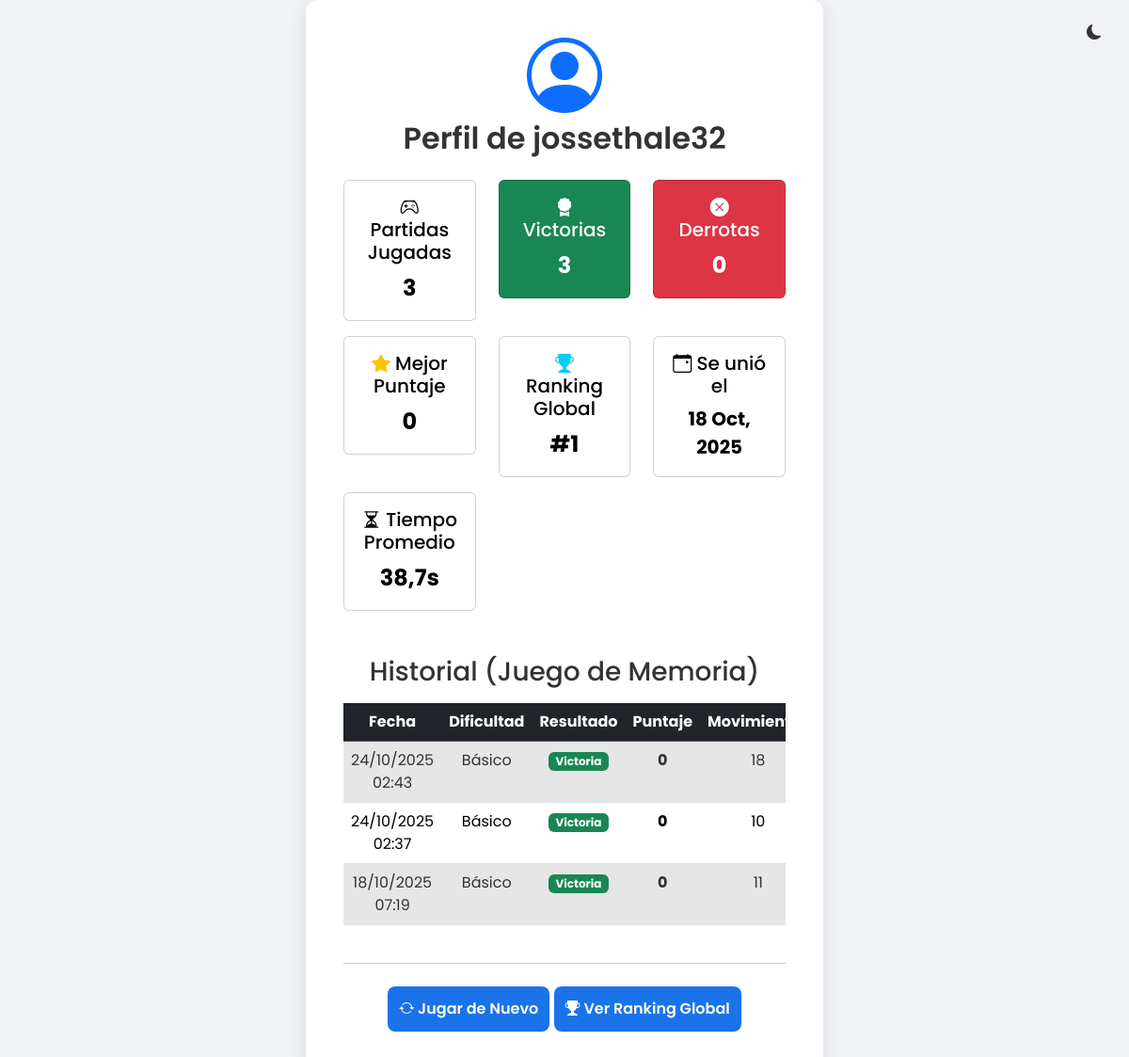
/profile/ (signed in), run on the app's committed database.
### memory/models.py (models this page shows, shortened)
class Player(models.Model):
    user = models.OneToOneField(User, on_delete=models.CASCADE)
    total_victories = models.PositiveIntegerField(default=0)
    total_defeats = models.PositiveIntegerField(default=0)
    games_played = models.PositiveIntegerField(default=0)
    best_score = models.IntegerField(default=0)
    country = models.CharField(max_length=50, blank=True, null=True)

class MemoryGame(models.Model):
    DIFFICULTY_CHOICES = [
        ('B', 'Básico'),
        ('M', 'Medio'),
        ('A', 'Avanzado'),
    ]
    player = models.ForeignKey(Player, on_delete=models.CASCADE)
    difficulty = models.CharField(max_length=1, choices=DIFFICULTY_CHOICES)
    moves = models.IntegerField(default=0)
    fails = models.IntegerField(default=0)
    time_spent = models.PositiveIntegerField()
    is_win = models.BooleanField(default=False)
    score = models.IntegerField(default=0)
    date_played = models.DateTimeField(auto_now_add=True)

### memory/views.py (the view)
# urls.py: path('profile/', views.profile_view, name='profile'),
@login_required
def profile_view(request):
    player = request.user.player
    game_history = MemoryGame.objects.filter(player=player).order_by('-date_played')
    avg_data = game_history.aggregate(avg_time=Avg('time_spent'))
    avg_time = avg_data.get('avg_time', 0)
    all_players = Player.objects.order_by('-best_score', '-total_victories')
    rank = 0
    for i, p in enumerate(all_players):
        if p.user == request.user:
            rank = i + 1
            break
    context = {
        'player': player,
        'game_history': game_history,
        'avg_time': avg_time, # Nueva stat
        'rank': rank, # Nueva stat
    }
    return render(request, 'profile.html', context)

### memory/templates/profile.html (shortened to what this page needs)
{% extends 'base.html' %}
{% load tz %}
{% block content %}
<div class="text-center w-100">
    <div class="text-center w-100 mb-4">
        <i class="bi bi-person-circle display-1 text-primary mb-2 user-icon-animated"></i><h2 class="form-title">Perfil de {{ user.username }}</h2>
    </div>
    <div class="row gy-3 mb-4">
        <div class="col-md-4 animate-in" style="animation-delay: 0.1s;">
            <div class="card profile-card"><div class="card-body"><h5 class="card-title"><i class="bi bi-controller"></i> Partidas Jugadas</h5> <p class="card-text fs-4 fw-bold">{{ player.games_played }}</p></div></div>
        </div>
        <div class="col-md-4 animate-in" style="animation-delay: 0.2s;">
            <div class="card profile-card text-white bg-success"><div class="card-body"><h5 class="card-title"><i class="bi bi-award-fill"></i> Victorias</h5><p class="card-text fs-4 fw-bold">{{ player.total_victories }}</p></div></div>
        </div>
        <div class="col-md-4 animate-in" style="animation-delay: 0.3s;">
            <div class="card profile-card text-white bg-danger"><div class="card-body"><h5 class="card-title"><i class="bi bi-x-circle-fill"></i> Derrotas</h5><p class="card-text fs-4 fw-bold">{{ player.total_defeats }}</p></div></div>
        </div>
        <div class="col-md-4 animate-in" style="animation-delay: 0.4s;">
            <div class="card profile-card"><div class="card-body"><h5 class="card-title"><i class="bi bi-star-fill text-warning"></i> Mejor Puntaje</h5><p class="card-text fs-4 fw-bold">{{ player.best_score }}</p></div></div>
        </div>
        <div class="col-md-4 animate-in" style="animation-delay: 0.5s;">
            <div class="card profile-card"><div class="card-body"><h5 class="card-title"><i class="bi bi-trophy-fill text-info"></i> Ranking Global</h5><p class="card-text fs-4 fw-bold">#{{ rank }}</p></div></div>
        </div>
        <div class="col-md-4 animate-in" style="animation-delay: 0.6s;">
            <div class="card profile-card"><div class="card-body"><h5 class="card-title"><i class="bi bi-calendar-event"></i> Se unió el</h5><p class="card-text fs-5 fw-bold">{{ user.date_joined|date:"d M, Y" }}</p></div></div>
        </div>
        <div class="col-md-4 animate-in" style="animation-delay: 0.7s;">
            <div class="card profile-card"><div class="card-body"><h5 class="card-title"><i class="bi bi-hourglass-split"></i> Tiempo Promedio</h5><p class="card-text fs-4 fw-bold">{{ avg_time|floatformat:1 }}s</p></div></div>
        </div>
    </div>
</div>
    <h3 class="mt-5 mb-3">Historial (Juego de Memoria)</h3>
    <div class="table-responsive" style="max-height: 300px;">
        <table class="table table-striped table-hover">
            <thead class="table-dark">
                    <tr>
                        <th>Fecha</th>
                        <th>Dificultad</th>
                        <th>Resultado</th>
                        <th>Puntaje</th>
                        <th>Movimientos</th>
                    </tr>
                </thead>
            <tbody>
                {% for game in game_history %}
                <tr class="animate-in" style="animation-delay: 0.{{ forloop.counter0 }}s;">
		    <td>{{ game.date_played|localtime|date:"d/m/Y H:i" }}</td>
                    <td>{{ game.get_difficulty_display }}</td>
                    <td>
                        {% if game.is_win %}
                            <span class="badge bg-success">Victoria</span>
                        {% else %}
                            <span class="badge bg-danger">Derrota</span>
                        {% endif %}
                    </td>
                    <td><strong>{{ game.score }}</strong></td>
                    <td>{{ game.moves }}</td>
                </tr>
                {% empty %}
                <tr><td colspan="5" class="text-center">Aún no has jugado.</td></tr>
                {% endfor %}
            </tbody>
        </table>
    </div>
    <hr class="my-4">
    <a href="{% url 'home' %}" class="btn btn-primary btn-game"><i class="bi bi-arrow-repeat"></i> Jugar de Nuevo</a>
    <a href="{% url 'ranking' %}" class="btn btn-info btn-game text-white"><i class="bi bi-trophy-fill"></i> Ver Ranking Global</a>
</div>
{% endblock %}

### memory/templates/base.html (shortened to what this page needs)
<!DOCTYPE html>
<html lang="es">
<head>
    <link href="https://cdn.jsdelivr.net/npm/bootstrap@5.3.3/dist/css/bootstrap.min.css" rel="stylesheet">
    <link rel="stylesheet" href="https://cdn.jsdelivr.net/npm/bootstrap-icons@1.11.3/font/bootstrap-icons.min.css">
</head>
<body>
    <div class="position-fixed top-0 end-0 p-3" style="z-index: 1100;">
        <button class="btn" id="theme-toggle" type="button">
            <i class="bi bi-moon-fill" id="theme-icon" style="color: var(--text-color);"></i>
        </button>
    </div>
    <div class="form-container">
        {% block content %}{% endblock %}
    {% load static %}
</body>
</html>

### memory/templates/base.html (style rules this page uses)
:root { --bg-color: #f0f2f5; --form-bg: white; --text-color: #333; --link-color: #1a73e8; --card-bg: #FFFFFF; --card-text: #000; --table-bg: #FFF; --table-stripe: rgba(0, 0, 0, 0.05); --btn-game-bg: #1a73e8; --btn-game-hover: #1558b0; }
body { background-color: var(--bg-color); font-family: 'Poppins', sans-serif; display: flex; justify-content: center; align-items: center; min-height: 100vh; color: var(--text-color); }
.form-container { text-align: center !important; background-color: var(--form-bg); padding: 40px; border-radius: 12px; box-shadow: 0 4px 20px rgba(0, 0, 0, 0.1); width: 100%; max-width: 550px; }
.form-title { color: var(--text-color); font-weight: 600; margin-bottom: 25px; text-align: center; }
.btn-game { background-color: var(--btn-game-bg); color: white; border: none; border-radius: 8px; padding: 12px; font-weight: 600; transition: background-color 0.3s ease; }
.card { background-color: var(--card-bg); color: var(--card-text); }
.table { color: var(--text-color); }
.table-striped > tbody > tr:nth-of-type(odd) > * { background-color: var(--table-stripe) !important; color: var(--text-color); }
.animate-in { animation: fadeInUp 0.5s ease-out forwards; opacity: 0; }
.profile-card { transition: transform 0.2s ease, box-shadow 0.2s ease; border: 1px solid var(--bs-border-color-translucent); }
.user-icon-animated { display: flex; justify-content: center; animation: userIconBounce 2.5s ease-in-out infinite; }

### data on the page
Player: games_played "3", total_victories "3", total_defeats "0", best_score "0"
MemoryGame: date_played "24/10/2025 02:43", difficulty "Básico", is_win "Victoria", score "0", moves "18"
MemoryGame: date_played "24/10/2025 02:37", difficulty "Básico", is_win "Victoria", score "0", moves "10"
MemoryGame: date_played "18/10/2025 07:19", difficulty "Básico", is_win "Victoria", score "0", moves "11"

### other printed values
{{ user.username }} "jossethale32"
{{ rank }} "1"
{{ user.date_joined|date:"d M, Y" }} "18 Oct, 2025"
{{ avg_time|floatformat:1 }} "38,7"
